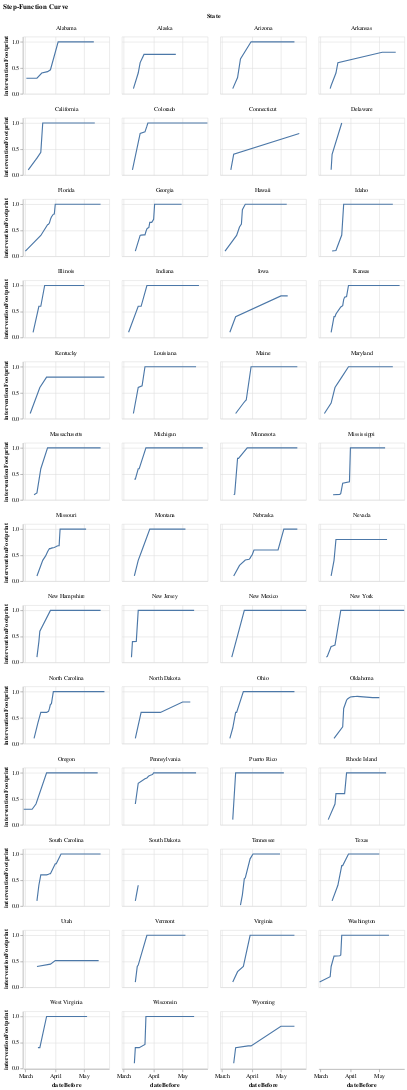

Notebook source saved alongside this figure:
### Code cell
import altair as alt
chart = alt.Chart(df_all).mark_line().encode(
        x = alt.X("dateBefore"),
        y = alt.Y("interventionFootprint",scale=alt.Scale(0,1) ),
        facet=alt.Facet('State:O', columns=4),
    )
chart.properties(width=150,height=100,title="Step-Function Curve").interactive()

### Figure 1 — Vega-Lite specification as saved in the notebook (floating-point values rounded to 4 significant figures; data arrays with more than 128 entries replaced by an {"elided": "..."} marker saying what was removed)
{"config": {"view": {"continuousWidth": 400, "continuousHeight": 300}}, "data": {"name": "data-e525aab2b47a0b7d16f84e19437d1b32"}, "mark": "line", "encoding": {"facet": {"type": "ordinal", "columns": 4, "field": "State"}, "x": {"type": "temporal", "field": "dateBefore"}, "y": {"type": "quantitative", "field": "interventionFootprint", "scale": {"align": 0, "base": 1}}}, "height": 100, "selection": {"selector003": {"type": "interval", "bind": "scales", "encodings": ["x", "y"]}}, "title": "Step-Function Curve", "width": 150, "$schema": "https://vega.github.io/schema/vega-lite/v4.0.2.json", "datasets": {"data-e525aab2b47a0b7d16f84e19437d1b32": {"elided": "388 records"}}}
